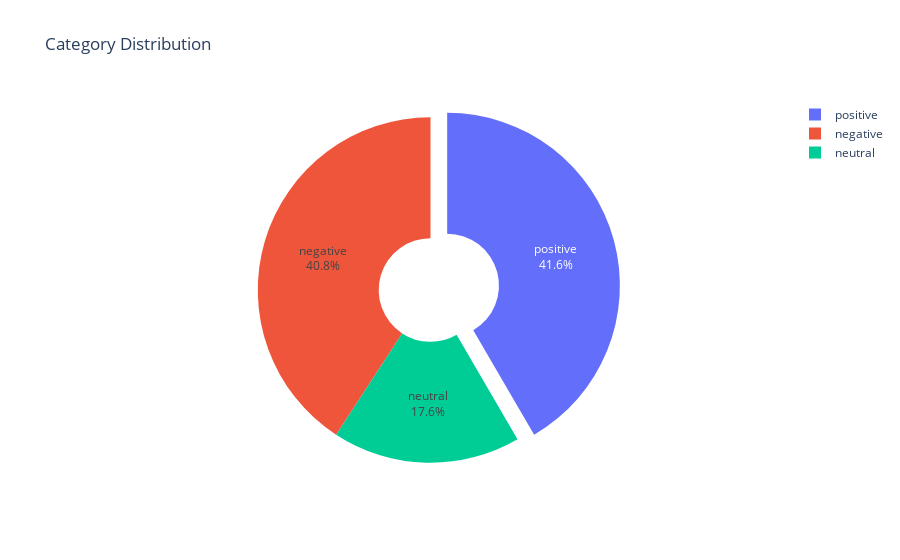

The notebook cell this image was saved under:
### Code cell
import plotly.graph_objs as go
import pandas as pd

# Hitung persentase setiap kategori
category_counts = df_test['category'].value_counts(normalize=True) * 100

# Buat pie chart 3D
fig = go.Figure(data=[go.Pie(
    labels=category_counts.index, 
    values=category_counts.values, 
    hole=0.3, 
    textinfo='percent+label',
    pull=[0.1, 0, 0]  # Untuk menonjolkan segmen tertentu jika diinginkan
)])

fig.update_layout(title_text='Category Distribution')


fig.show()

### Figure 1 — Plotly figure (JSON) as saved in the notebook; plotly's stock layout.template omitted (floating-point values rounded to 4 significant figures)
{"data": [{"hole": 0.3, "labels": ["positive", "negative", "neutral"], "pull": [0.1, 0, 0], "textinfo": "percent+label", "type": "pie", "values": [41.6, 40.8, 17.6]}], "layout": {"title": {"text": "Category Distribution"}}}
